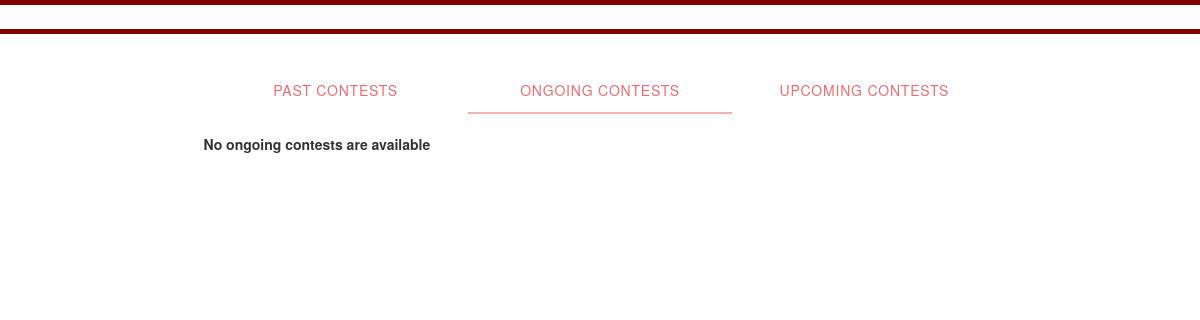
Before: / with the older database file.
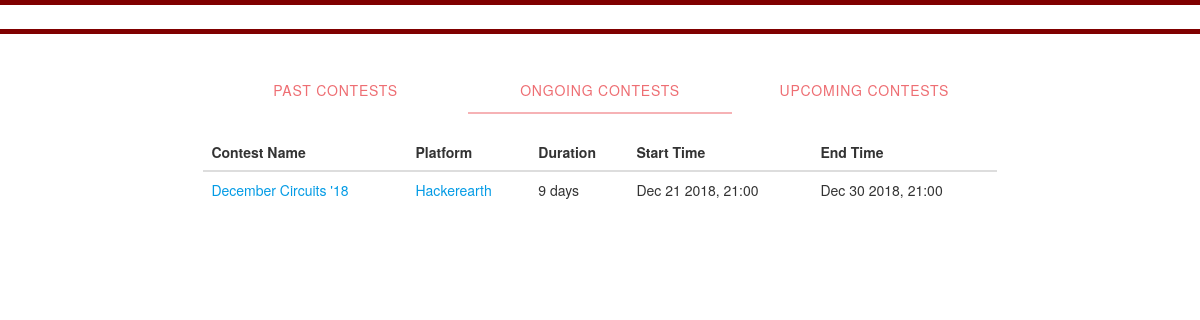
After: the same page with the newer database file.
### contests/models.py (models this page shows, shortened)
class Contest(models.Model):
	duration = models.CharField(max_length=100) 		# In hrs
	event = models.CharField(max_length=500)
	start_time = models.DateTimeField('Contest Start time', default=timezone.now)
	end_time = models.DateTimeField('Contest End time', default=timezone.now)
	event_link = models.CharField(max_length=500)
	platform = models.ForeignKey(Platform)
	def status(self):
		if self.start_time > timezone.now():
			return "Upcoming"
		elif self.end_time >= timezone.now():
			return "Ongoing"
		else:
			return "Past"

class Platform(models.Model):
	name = models.CharField(max_length=100)
	link = models.CharField(max_length=100)

### contests/views.py (the view)
# urls.py: 2. Add a URL to urlpatterns:  url(r'^$', views.home, name='home')
def home(request):
	create_contests()
	contest_list = Contest.objects.all()
	past_contest = []
	present_contest = []
	future_contest = []
	for i in contest_list:
		if i.status() == 'Upcoming':
			future_contest.append(i)
		elif i.status() == 'Ongoing':
			present_contest.append(i)
		else:
			past_contest.append(i)
	past_contest.sort(key= lambda x:x.end_time)
	past_contest.reverse()
	present_contest.sort(key= lambda x:x.end_time)
	future_contest.sort(key= lambda x:x.start_time)
	return render(request, 'contests/home.html',{
			'upcoming_contests':future_contest,
			'ongoing_contests':present_contest,
			'past_contests':past_contest,
		})

### contests/contestscript.py (called while the page is built)
def get_contests():
	contest_list = []
	for i in res:
		if check(i):
			contest_list.append(i)
	return contest_list

### contests/views.py (called while the page is built, shortened)
def create_contests():
	contest_list = get_contests()

### contests/templates/contests/home.html (shortened to what this page needs)
{% extends "contests/base.html" %}
{% load staticfiles %}
{% block content %}
<div class="container" style="margin-top:20px">
	<div class="row">
		<div class="col s12">
			<ul class="tabs">
				<li class="tab col s6"><a href="#past">Past Contests</a></li>
				<li class="tab col s6"><a class="active" href="#ongoing">Ongoing Contests</a></li>
				<li class="tab col s6"><a href="#upcoming">Upcoming Contests</a></li>
			</ul>
		</div>
	</div>
	<div id="ongoing" class="table-responsive">
		{% if ongoing_contests %}
			<table class="table">
				<thead>
					<tr>
						<th data-field="name">Contest Name</th>
						<th data-field="platform">Platform</th>
						<th data-field="duration">Duration</th>
						<th data-field="contest_start_time">Start Time</th>
						<th data-field="contest_end_time">End Time</th>
					</tr>
				</thead>
				<tbody>
					{% for contest in ongoing_contests %}
					<tr>
						<td>
							<a href="{{ contest.event_link }}">{{ contest.event }}</a>
						</td>
						<td>
							<a href="http://{{ contest.platform.link }}/">{{ contest.platform.name }}</a>
						</td>
						<td>{{ contest.duration	}}</td>
				 		<td>{{ contest.start_time|date:"M d Y, H:i" }}</td>
				 		<td>{{ contest.end_time|date:"M d Y, H:i" }}</td>
					</tr>
					{% endfor %}
				</tbody>
			</table>
		{% else %}
			<b>No ongoing contests are available</b>
		{% endif %}
	</div>
</div>
{% endblock %}

### contests/templates/contests/base.html (shortened to what this page needs)
{% load staticfiles %}
<!DOCTYPE html>
<html>
<head>
	<link rel="stylesheet" href="https://maxcdn.bootstrapcdn.com/bootstrap/3.3.7/css/bootstrap.min.css">
	<link rel="stylesheet" type="text/css" href="{% static 'contests/css/materialize.min.css' %}"/>
	<link rel="stylesheet" type="text/css" href="{% static 'contests/css/style.css' %}"/>
</head>
<body>
	<header>
		<div class="row"  style="padding:1%;border-color:#800000;border-top-width:5px;border-bottom-width:5px;border-right-width:0px;border-left-width:0px;border-style:solid;margin-bottom:0px">
		</div>
	</header>
	<main style="padding:1%">
		{% block content %}{% endblock %}
	</main>
</body>
</html>

### contests/static/contests/css/style.css (style rules this page uses)
body { display: flex; min-height: 100vh; flex-direction: column; }
main { flex: 1 0 auto; }
.tabs { overflow-x: hidden; }

Changed rows visible on the page:
added Contest: event "December Circuits '18", platform.name "Hackerearth", duration "9 days", start_time "Dec 21 2018, 21:00", end_time "Dec 30 2018, 21:00"
Other visible differences:
text no longer shown: "No ongoing contests are available"
text now shown: "Contest Name Platform Duration Start Time End Time"
